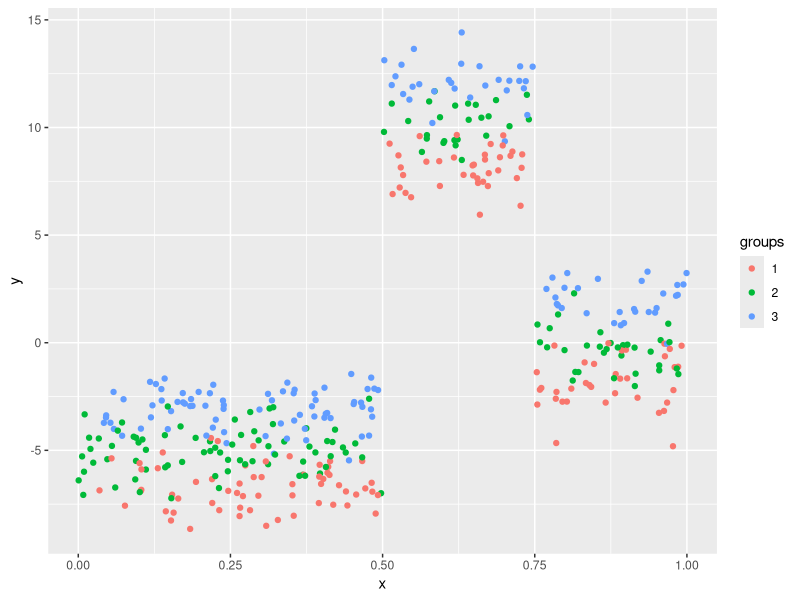

R code for this plot: (Note: this script raises an error after producing the figure.)
# Create a really simple example that HEBART should do really well on

# Just one tree with one covariate and 3 groups
# Terminal node 1 comes from x <= 0.5, has mu = -5, phi 1 2 3 = -7 -5 -3
# Node 2 comes from x > 0.5 and x <= 0.75, has mu = 10, phi = 8 10 12
# Node 3 comes from x > 0.75 has mu  0 and phi = -2 0 2

# Clear workspace and load in packages
library(tidyverse)

# Create this data set
set.seed(123)
n <- 400
x <- runif(n)
groups <- factor(rep(1:3, length = n))
mu <- rep(0, n)
mu[x<0.75] <- 10
mu[x<0.5] <- -5
# qplot(x, mu)
phi <- rep(NA, length = n)
phi_tn1 <- c(-7, -5, -3)
phi[mu == -5] <- phi_tn1[groups[mu == -5]]
phi_tn2 <- c(8, 10, 12)
phi[mu == 10] <- phi_tn2[groups[mu == 10]]
phi_tn3 <- c(-2, 0, 2)
phi[mu == 0] <- phi_tn3[groups[mu == 0]]
# qplot(x, phi, colour = groups)
res_sd <- 1
y <- rnorm(n, phi, res_sd)
qplot(x, y, colour = groups)

train <- data.frame(
  y = y[1:200], 
  x = x[1:200],
  groups = groups[1:200]
)
test <- data.frame(
  y = y[201:400], 
  x = x[201:400],
  groups = groups[201:400]
)


# Now run HEBART on it ----------------------------------------------------
num_trees <- 10
hb_model <- hebart(y ~ x,
                   data = train,
                   group_variable = "groups", 
                   num_trees = num_trees,
                   priors = list(
                     alpha = 0.95, # Prior control list
                     beta = 2,
                     nu = 2,
                     lambda = 0.1,
                     tau_mu = 16 * num_trees,
                     shape_tau_phi = 0.5,
                     scale_tau_phi = 1
                   ), 
                   inits = list(tau = 1,
                                tau_phi = 0.01),
                   MCMC = list(iter = 1500, 
                               burn = 500, 
                               thin = 1,
                               tau_phi_sd = 10)
)
hb_model

pp <- predict_hebart(newX = matrix(test$x, ncol = 1), new_groups = test$group,
                     hebart_posterior  = hb_model, 
                     type = "mean")

sqrt(mean(pp - test$y)^2) 
cor(pp, test$y)
qplot(test$y, pp) + geom_abline()
qplot(1:length(hb_model$sigma), hb_model$sigma)
qplot(1:length(hb_model$sigma), hb_model$sigma_phi)
